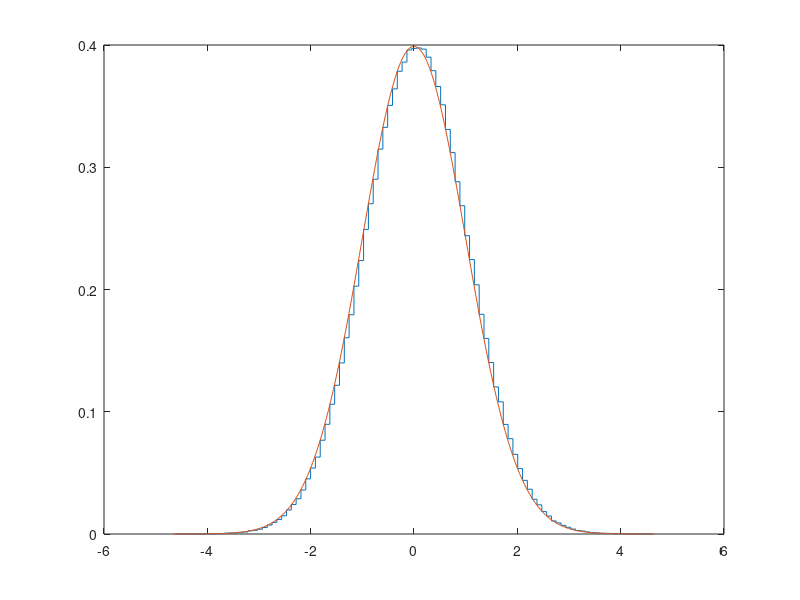

Recreate this plot in MATLAB.
pkg load statistics;

clc;
clear;

n = 1000000;
m = 100;
mu = 0;
sigma = 1;

x = normrnd(mu, sigma, n, 1);
[h_y, h_x] = hist(x, m);
a = min(x);
b = max(x);
h_y = h_y / n / ((b - a) / m);
[plot_x, plot_y] = stairs(h_x, h_y);
normp_x = a:0.05:b;
normp_y = normpdf(normp_x, mu, sigma);

plot(plot_x, plot_y, normp_x, normp_y);
